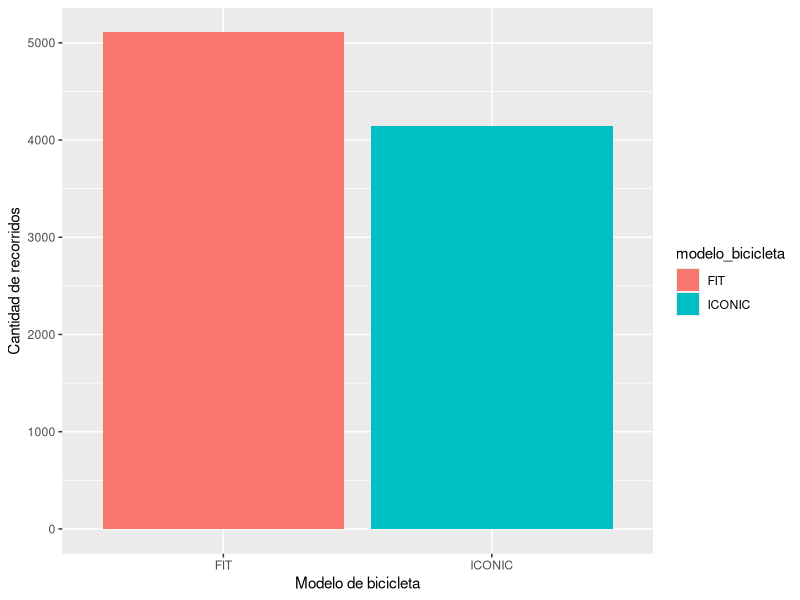
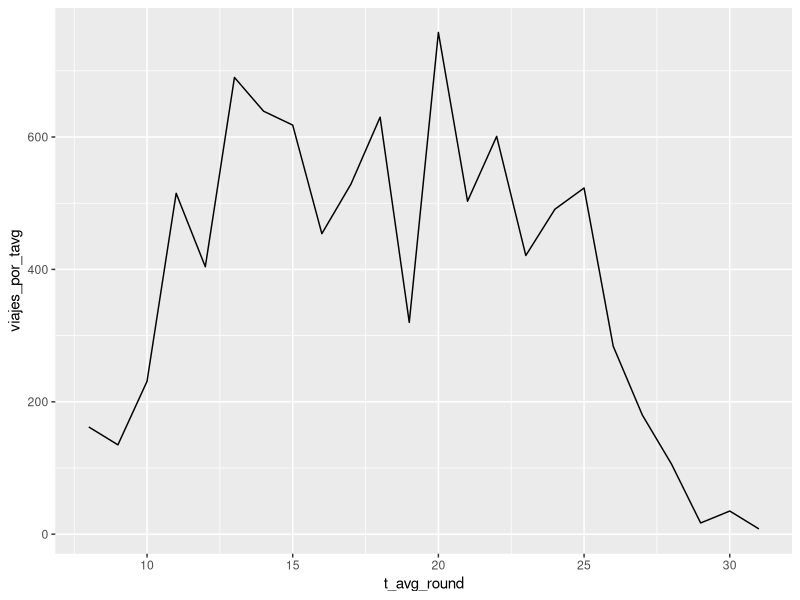
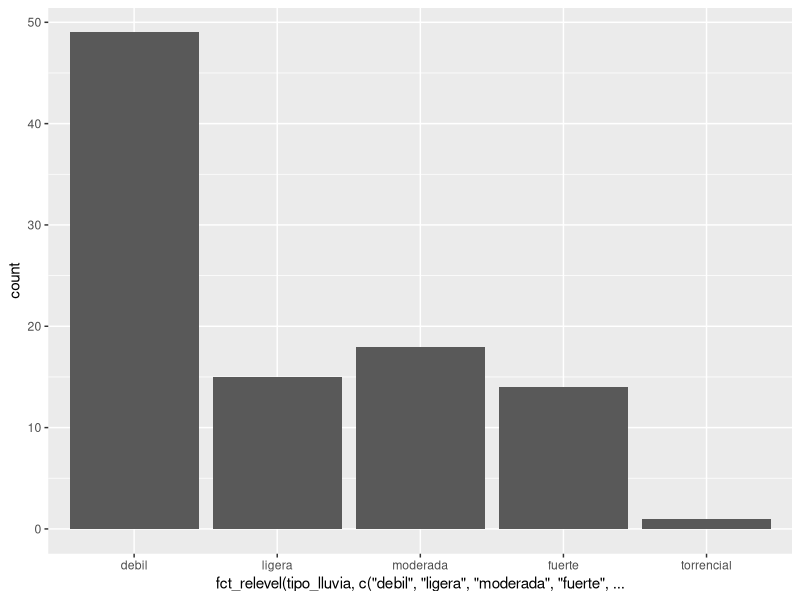
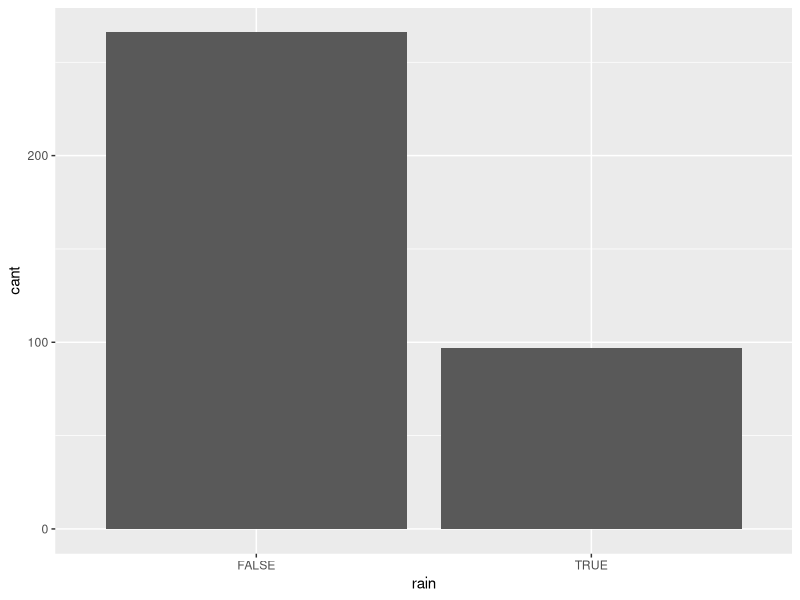
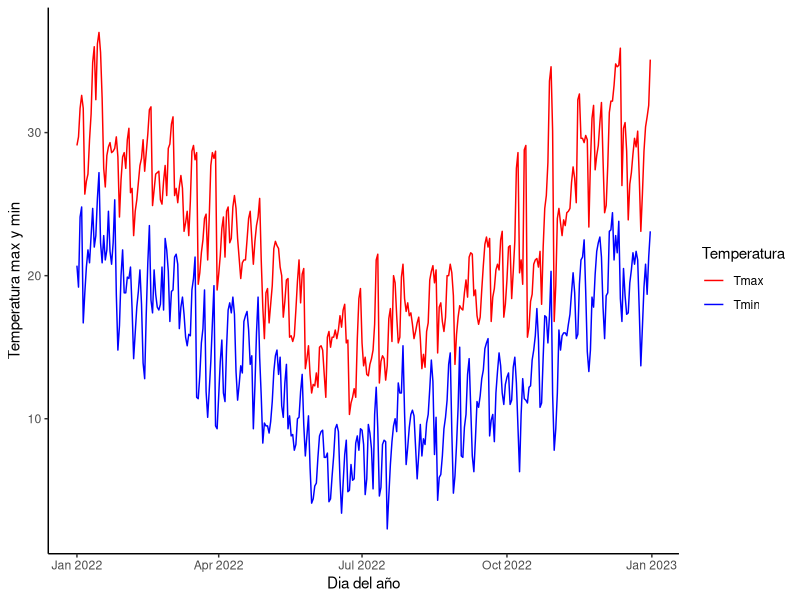
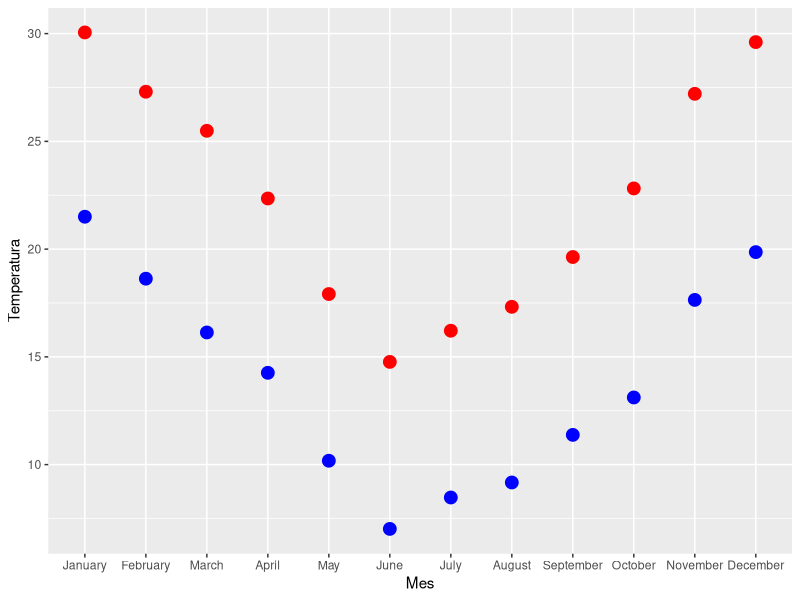
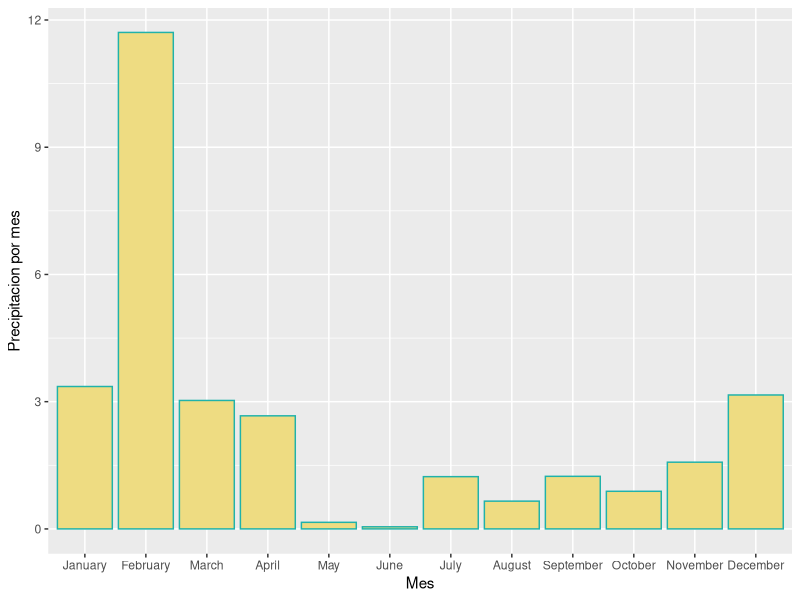
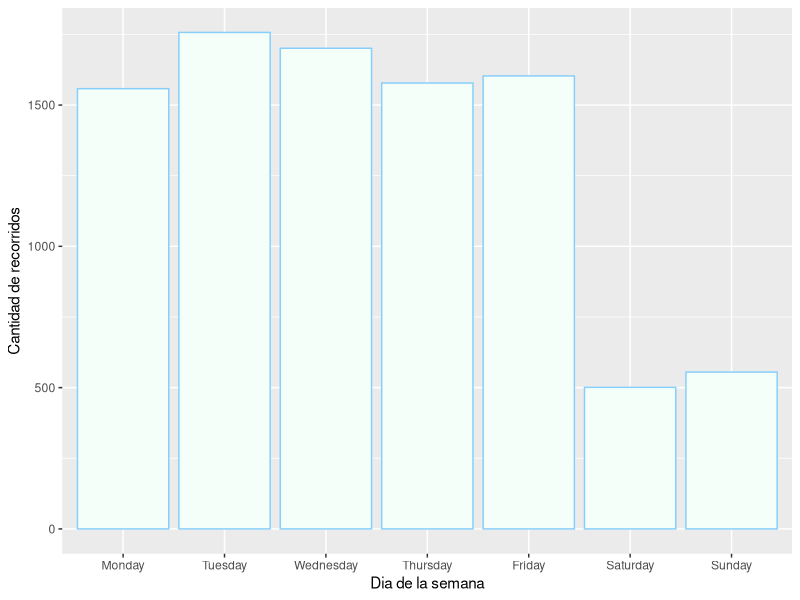

Reproduce these figures in R, in order.

#Librerias ----
library(readr)
library(tidyverse)



#Dataframes ----

#Lectura de dataframes. Para leer los archivos csv usamos el comando read_csv.

clima_aeroparque_BA_2022 <- read_csv("Data/Clima_Aeroparque_BA.csv")

bike_trips_2022 <- read_csv("Data/trips_2022_reducido.csv")

#Filtramos el dataframe de bicis
bike_trips_2022_5_to_60_min <- bike_trips_2022 %>% 
  filter(between(duracion_recorrido, left = 60*5, right = 60*60))

#Dtaframe de bicis filtrado con 3 variables mas: mes, dia de la semana y horario
month_day_hour_bike_trips_2022_5_to_60_min <- bike_trips_2022_5_to_60_min %>% 
  mutate(date = fecha,
         month = months(fecha_origen_recorrido), 
         hour = hour(fecha_origen_recorrido), 
         week_day = weekdays(fecha),
         es_feriado = (fecha %in% c("2022-01-01", "2022-02-28", "2022-03-01", "2022-03-24", "2022-04-02", "2022-04-14", "2022-04-15", "2022-04-16", "2022-04-17", "2022-04-22", "2022-04-23", "2022-04-24", "2022-05-01", "2022-05-02", "2022-05-18", "2022-05-25", "2022-06-17", "2022-06-20", "2022-07-09", "2022-07-30", "2022-08-15", "2022-09-26", "2022-09-27", "2022-10-05", "2022-10-07", "2022-10-10", "2022-11-20", "2022-11-21", "2022-12-08", "2022-12-09", "2022-12-25" )))
         


#Dataframe del clima con 1 variables mas: mes

clima_aeroparque_BA_2022_bymonth_and_raintype <- clima_aeroparque_BA_2022 %>% 
  mutate(month = months(date),
         rain = (prcp > 0),
         tipo_lluvia = case_when(prcp > 0 & prcp <= 3 ~ "debil",
                                 prcp > 3.0 & prcp <= 6.5 ~ "ligera",
                                 prcp > 6.5 & prcp <= 16.0 ~ "moderada",
                                 prcp > 16.0 & prcp <= 40.0 ~ "fuerte",
                                 prcp > 100.0 ~ "torrencial",
                                 .default = "no llovio")) 




#Dataframe bike_trips_2022_5_to_60_min ----

#esto es un resumen del datarframe de bicis con viajes entre 5 a 20 minutos
summary_bike_trips_2022_5_to_60_min <- summary(month_day_hour_bike_trips_2022_5_to_60_min)

#visualizacion de viajes en minutos
trips_duration_in_minutes <- bike_trips_2022_5_to_60_min %>% 
  mutate(duracion_recorrido = duracion_recorrido/60) %>% 
  ggplot(mapping = aes(x = duracion_recorrido)) +
  geom_histogram(colour = "#E6AC6E", fill = "beige", bins = 11) +
  labs(x = "Duracion", y = "Cantidad de Recorridos", title = "Duracion de los recorridos en minutos")

#dataframe con el viaje promedio y la mediana
promedio_y_mediana_de_viajes <-  bike_trips_2022_5_to_60_min %>% 
  mutate(duracion_recorrido = duracion_recorrido/60) %>% 
  summarise("viaje promedio" = mean(duracion_recorrido), mediana = median(duracion_recorrido))

#visualizacion de viajes por mes
trips_by_month <- month_day_hour_bike_trips_2022_5_to_60_min %>% 
  ggplot(mapping = aes(x = fct_relevel(month, c("January", "February", "March", "April", "May", "June", "July", "August", "September", "October", "November", "December")))) +
  geom_bar(fill = "mintcream", colour = "lightskyblue") +
  labs(x = "Mes", y = "Cantidad de Recorridos")

#visualizacion de viajes por dia
trips_by_day <- month_day_hour_bike_trips_2022_5_to_60_min %>% 
  ggplot(mapping = aes(x = fct_relevel(week_day, c("Monday", "Tuesday", "Wednesday", "Thursday", "Friday", "Saturday", "Sunday"))))+
  geom_bar(fill = "mintcream", colour = "lightskyblue") +
  labs(x = "Dia de la semana", y = "Cantidad de recorridos")

#visualizacion de viajes por hora
trips_by_hour <- month_day_hour_bike_trips_2022_5_to_60_min %>% 
  ggplot(mapping = aes(x = hour)) +
  geom_bar(fill = "mintcream", colour = "lightskyblue") +
  labs(x = "Horario", y = "Cantidad de recorridos") 

#visualizacion de viajes por mes y hora
trips_by_month_and_hour <- month_day_hour_bike_trips_2022_5_to_60_min %>% 
  group_by(month) %>% 
  ggplot(mapping = aes(x = hour)) +
  geom_bar(fill = "mintcream",color = "lightskyblue") +
  facet_wrap(~fct_relevel(month, c("January", "February", "March", "April", "May", "June", "July", "August", "September", "October", "November", "December"))) +
  labs(x = "Horario", y = "Cantidad de recorridos")

#visualizacion de viajes por dia y hora
trips_by_day_and_hour <- month_day_hour_bike_trips_2022_5_to_60_min %>% 
  group_by(week_day) %>% 
  ggplot(mapping = aes(x = hour)) +
  geom_bar(fill = "mintcream",color = "lightskyblue") +
  facet_wrap(~fct_relevel(week_day, c("Monday", "Tuesday", "Wednesday", "Thursday", "Friday", "Saturday", "Sunday"))) +
  labs(x = "Horario", y = "Cantidad de recorridos")

#dataframe con la cantidad de estaciones de origen 
origin_trip <- bike_trips_2022_5_to_60_min %>% 
  select(id_estacion_origen, nombre_estacion_origen) %>% 
  group_by(id_estacion_origen, nombre_estacion_origen) %>% 
  summarise(amount_by_station = n()) %>% 
  arrange(desc(amount_by_station))

#dataframe con la cantidad de estaciones de llegada
destination_trip <- bike_trips_2022_5_to_60_min %>% 
  select(id_estacion_destino, nombre_estacion_destino) %>% 
  group_by(id_estacion_destino, nombre_estacion_destino) %>% 
  summarise(amount_by_station = n()) %>% 
  arrange(desc(amount_by_station)) 

#viajes mas comunes
common_trips <- bike_trips_2022_5_to_60_min %>% 
  select(id_estacion_origen, nombre_estacion_origen, id_estacion_destino, nombre_estacion_destino) %>% 
  group_by(id_estacion_origen, nombre_estacion_origen, id_estacion_destino, nombre_estacion_destino) %>% 
  summarise(amount = n()) %>% 
  arrange(desc(amount))

#tipo de bici
bike_type <- bike_trips_2022_5_to_60_min %>% 
  select(modelo_bicicleta) %>% 
  ggplot(mapping = aes(x = modelo_bicicleta, fill = modelo_bicicleta)) +
  geom_bar() +
  labs(x = "Modelo de bicicleta", y = "Cantidad de recorridos")

#uso de bicis por genero
use_of_bikes_by_gender <- bike_trips_2022_5_to_60_min %>% 
  select(Género) %>% 
  filter(!is.na(Género)) %>% 
  ggplot(mapping = aes(x = Género, fill = Género)) + 
  geom_bar() +
  labs(x = "Género", y = "Cantidad de recorridos")


#uso de bicis dia comunes vs feriados
#tenemos 31 feriados y (365 - 31) = 334 no feriados 
uso_feriado_vs_no_feriado <- month_day_hour_bike_trips_2022_5_to_60_min %>% 
  group_by(es_feriado) %>% 
  summarise(cant_viajes = n())

viajes_promedio_feriados <- c(uso_feriado_vs_no_feriado[1,2] / 334, uso_feriado_vs_no_feriado[2,2] / 31)



#Dataframe clima_aeroparque_BA_2022 ----

#dataframe summary del clima
summary_weather <- summary(clima_aeroparque_BA_2022_bymonth_and_raintype)

#grafico de temperaturas por mes
grafico_temperatura_por_mes <- clima_aeroparque_BA_2022_bymonth_and_raintype %>% 
  select(tmin, tmax, tavg, month) %>% 
  group_by(month) %>% 
  summarise(tmin_by_month = mean(tmin), tmax_by_month = mean(tmax), tavg_by_month = mean(tavg)) %>% 
  ggplot(mapping = aes(x = fct_relevel(month, c("January", "February", "March", "April", "May", "June", "July", "August", "September", "October", "November", "December")), y = tmax_by_month)) +
  geom_point(colour = "red", size = 4) +
  geom_point(aes(x = fct_relevel(month, c("January", "February", "March", "April", "May", "June", "July", "August", "September", "October", "November", "December")), y = tmin_by_month), color = "blue", size = 4) +
  labs(x = "Mes", y = "Temperatura")

#grafico de temperaturas por dia
grafico_temperatura_por_dia <- clima_aeroparque_BA_2022_bymonth_and_raintype %>%
  pivot_longer(cols = 3:4, names_to = "tipo", values_to = "temp") %>%
  ggplot(mapping = aes(x = date, y = temp, color = tipo)) +
  geom_line() +
  scale_color_manual(labels = c("Tmax", "Tmin"), values = c("red", "blue")) +
  labs(x = "Dia del año", y = "Temperatura max y min", color = "Temperatura") +
  theme_classic()

#precipitaciones por mes
precipitaciones_por_mes <- clima_aeroparque_BA_2022_bymonth_and_raintype %>% 
  group_by(month) %>% 
  filter(!is.na(prcp)) %>% 
  summarise(precipitation_by_month = mean(prcp)) %>% 
  ggplot(mapping = aes(x = fct_relevel(month, c("January", "February", "March", "April", "May", "June", "July", "August", "September", "October", "November", "December")), y = precipitation_by_month)) +
  geom_col(fill = "lightgoldenrod2", colour = "lightseagreen") +
  labs(x = "Mes",y = "Precipitacion por mes")


#dias de lluvias
grafico_dias_de_lluvias <- clima_aeroparque_BA_2022_bymonth_and_raintype %>% 
  filter(!is.na(prcp)) %>% 
  group_by(rain) %>% 
  summarise(cant = n()) %>% 
  ggplot(mapping = aes(x = rain, y = cant)) +
  geom_col()


#FULL JOIN DE DATAFRAMES
bikes_and_weather <- full_join(month_day_hour_bike_trips_2022_5_to_60_min, clima_aeroparque_BA_2022_bymonth_and_raintype, by = "date")

#uso de bicis por temperatura_promedio
bikes_by_temp <- bikes_and_weather %>% 
  mutate(t_avg_round = round(tavg)) %>% 
  group_by(t_avg_round) %>% 
  summarise(viajes_por_tavg = n()) %>% 
  ggplot(mapping = aes(x = t_avg_round, y = viajes_por_tavg)) +
  geom_line()


#uso de bicis por precipitaciones
uso_de_bicis_segun_precipitaciones <- bikes_and_weather %>% 
  filter(!is.na(prcp)) %>% 
  group_by(rain) %>% 
  summarise(viajes_promedios = n())

promedio_de_viajes_dias_lluviosos_vs_no <- c(uso_de_bicis_segun_precipitaciones[1,2]/266, uso_de_bicis_segun_precipitaciones[2,2]/97)


#uso de bicis segun la potencialidad de lluvias
grafico_de_uso_De_bicis_segun_lluvia <- clima_aeroparque_BA_2022_bymonth_and_raintype %>% 
  filter(tipo_lluvia != "no llovio") %>% 
  ggplot(mapping = aes(x = fct_relevel(tipo_lluvia, c("debil", "ligera", "moderada", "fuerte", "torrencial")))) +
  geom_bar()

bikes_and_weather %>% select(fecha, tipo_lluvia) %>% distinct() %>% group_by(tipo_lluvia) %>% summarise(cant = n())


bikes_and_weather %>% group_by(tipo_lluvia) %>% summarise(cant = n())
